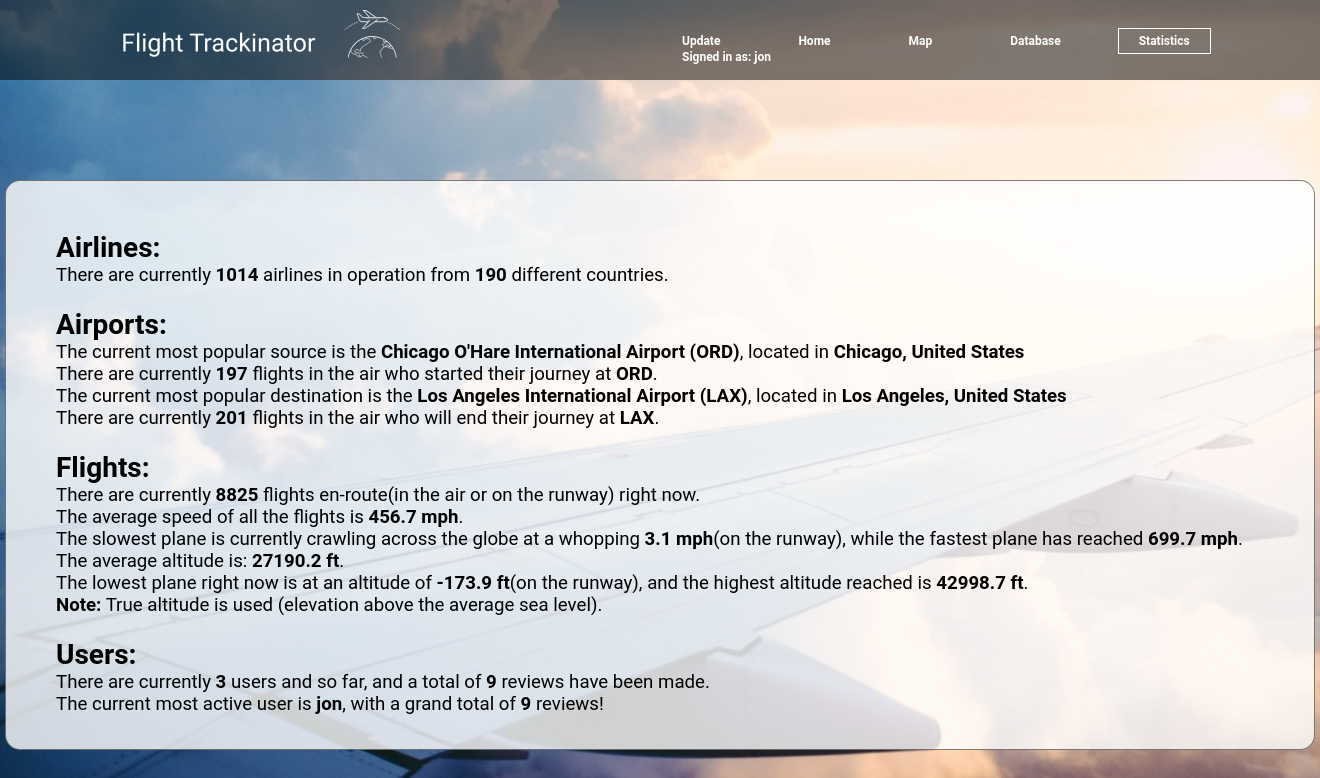
Screenshot of /website/dbstats.php (signed in) with the database file from the repository.
### tables this page shows
CREATE TABLE `airport` (
  `name` varchar(100) NOT NULL,
  `iataCode` varchar(10) NOT NULL,
  `city` varchar(50) NOT NULL,
  `country` varchar(50) NOT NULL,
  `latitude` double(10,4) NOT NULL,
  `longitude` double(10,4) NOT NULL
);

### website/dbstats.php (the view, shortened to what this page needs)
<?php
$servername = "localhost";
$username = "root";
$password = "";
$dbname = "flighttrackinator3000";
$conn = mysqli_connect($servername, $username, $password, $dbname) or die("Connection failed: " . mysqli_connect_error());
function printStats($table) {
    global $conn;
    switch($table) {
        case "airline":
            $sql = $conn->query("SELECT COUNT(name) FROM airline");
            $row = $sql->fetch_row();
            echo "There are currently <b>" . $row[0] . "</b> airlines in operation";
            $sql = $conn->query("SELECT COUNT(DISTINCT country) FROM airline");
            $row = $sql->fetch_row();
            echo " from <b>" . $row[0] . "</b> different countries.";
            break;
        case "airport":
			$sql = $conn->query(
                "SELECT name, iataCode, city, country, destination, COUNT(*) AS count
                FROM airport INNER JOIN flight
                ON airport.iataCode = flight.source
                GROUP BY source
                ORDER BY COUNT(*) DESC LIMIT 1"
            );
            $row = $sql->fetch_assoc();
            echo "The current most popular source is the <b>" . $row["name"] . " (" . $row['iataCode'] . ")</b>, located in <b>" . $row['city'] . ", " . $row['country'] . "</b><br>";
            echo "There are currently <b>" . $row['count'] . "</b> flights in the air who started their journey at <b>" . $row['iataCode'] . "</b>.<br>";
            $sql = $conn->query(
                "SELECT name, iataCode, city, country, destination, COUNT(*) AS count
                FROM airport INNER JOIN flight
                ON airport.iataCode = flight.destination
                GROUP BY destination
                ORDER BY COUNT(*) DESC LIMIT 1"
            );
            $row = $sql->fetch_assoc();
            echo "The current most popular destination is the <b>" . $row["name"] . " (" . $row['iataCode'] . ")</b>, located in <b>" . $row['city'] . ", " . $row['country'] . "</b><br>";
            echo "There are currently <b>" . $row['count'] . "</b> flights in the air who will end their journey at <b>" . $row['iataCode'] . "</b>.";
            break;
        case "flight":
            $sql = $conn->query("SELECT COUNT(aircraft_id) FROM flight");
            $row = $sql->fetch_row();
            echo "There are currently <b>" . $row[0] . "</b> flights en-route(in the air or on the runway) right now.<br>";
            $sql = $conn->query("SELECT AVG(speed) FROM flight");
            $row = $sql->fetch_row();
            echo "The average speed of all the flights is <b>" . round(floatval($row[0]), 1) . " mph</b>.<br>";
            $sql = $conn->query("SELECT MIN(speed) FROM flight WHERE speed > 0");
            $row = $sql->fetch_row();
            echo "The slowest plane is currently crawling across the globe at a whopping <b>"
                . $row[0] . " mph</b>(on the runway), ";
            $sql = $conn->query("SELECT MAX(speed) FROM flight");
            $row = $sql->fetch_row();
            echo "while the fastest plane has reached <b>" . round(floatval($row[0]), 1) . " mph</b>.<br>";
            $sql = $conn->query("SELECT AVG(altitude) FROM flight");
            $row = $sql->fetch_row();
            echo "The average altitude is: <b>" . round(floatval($row[0]), 1) . " ft</b>.<br>";
            $sql = $conn->query("SELECT MIN(altitude) FROM flight");
            $row = $sql->fetch_row();
            echo "The lowest plane right now is at an altitude of <b>" . $row[0] . " ft</b>(on the runway), ";
            $sql = $conn->query("SELECT MAX(altitude) FROM flight WHERE altitude");
            $row = $sql->fetch_row();
            echo "and the highest altitude reached is <b>" . $row[0] . " ft</b>.<br>";
            echo "<b>Note:</b> True altitude is used (elevation above the average sea level).";
            break;
        case "user":
            $sql = $conn->query("SELECT COUNT(username) FROM user");
            $row = $sql->fetch_row();
            echo "There are currently <b>" . $row[0] . "</b> users and so far, ";
            $sql = $conn->query("SELECT COUNT(username) FROM review");
            $row = $sql->fetch_row();
            echo "and a total of <b>" . $row[0] . "</b> reviews have been made.<br>";
            $sql = $conn->query(
                "SELECT user.username
                FROM review INNER JOIN user
                ON review.username = user.username
                GROUP BY username
                ORDER BY COUNT(*) DESC LIMIT 1"
            );
            $row = $sql->fetch_row();
            echo "The current most active user is <b>" . $row[0] . "</b>, ";
            $sql = $conn->query("SELECT COUNT(username) from review WHERE username = '$row[0]'");
            $row = $sql->fetch_row();
            echo "with a grand total of <b>" . $row[0] . "</b> reviews!";
            break;
    }
}
?>
<html class = "db-stats">
    <head>
        <?php include_once("header.php"); ?>
    </head>
    <body>
            <div class="stats-box">
                <h2>Airlines:</h2>
                    <?php printStats("airline"); ?>
                    <br><br>
                <h2>Airports:</h2>
                <?php printStats("airport"); ?>
                    <br><br>
                <h2>Flights:</h2>
                    <?php printStats("flight"); ?>
                    <br><br>
                <h2>Users:</h2>
                    <?php printStats("user"); ?>
            </div>
    </body>
</html>

### website/style.css (style rules this page uses)
* { margin: 0; padding: 0; }
body { font-family: "Roboto", sans-serif; }

### website/dbstats.php (style rules this page uses)
.db-stats { background-image: url(bg-home.jpg); background-repeat: no-repeat; background-size: cover; }
.stats-box { box-sizing: border-box; font-family: 'Roboto', sans-serif; font-size: 14pt; border: 1px solid rgba(0,0,0,.5); width: 1310px; height: 570px; background-color: rgba(255,255,255,.8); margin: 0 auto; margin-top: 100px; padding: 50px; border-radius: 15px; }

### rows the page displays
airport: name "Chicago O'Hare International Airport", iataCode "ORD", city "Chicago", country "United States"
airport: name "Los Angeles International Airport", iataCode "LAX", city "Los Angeles", country "United States"

### other values shown
$_SESSION['username'] "jon"
$row[0] "1014"
$row[0] "190"
$row['count'] "197"
$row['count'] "201"
$row[0] "8825"
$row[0] "456.7"
$row[0] "3.1"
$row[0] "699.7"
$row[0] "27190.2"
$row[0] "-173.9"
$row[0] "42998.7"
$row[0] "3"
$row[0] "9"
$row[0] "jon"
